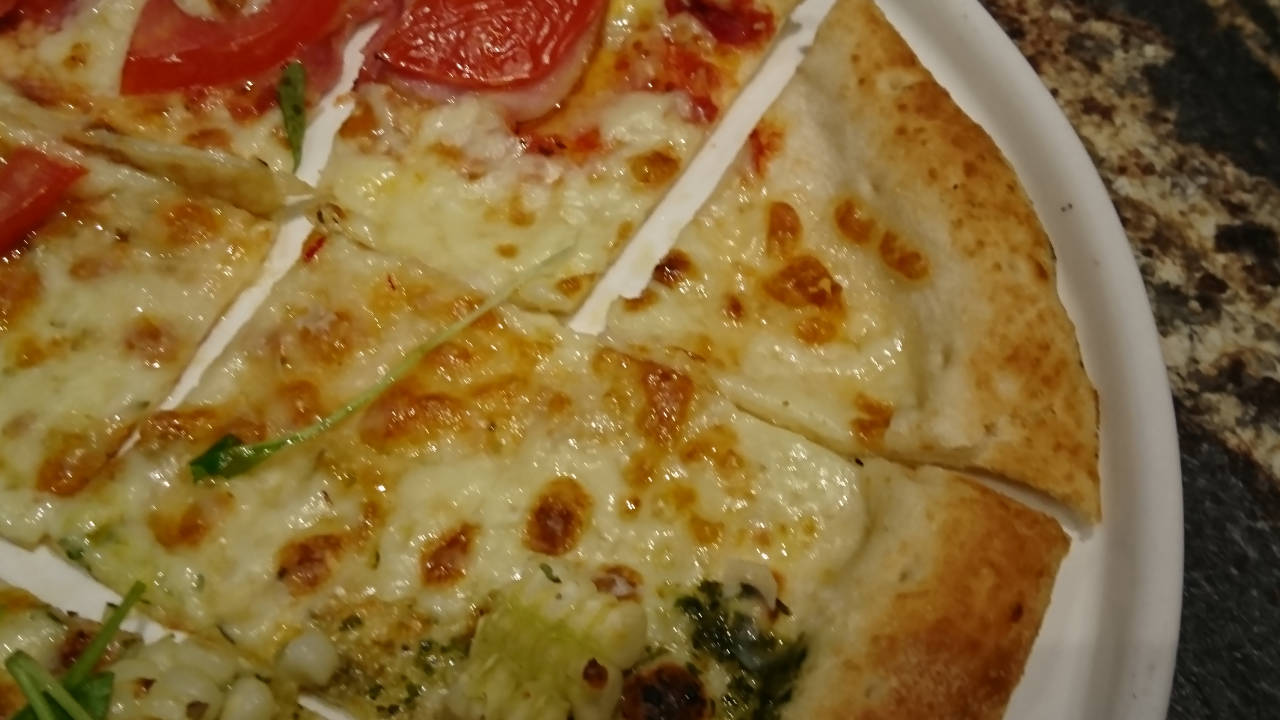
#> input picture pizza_dataset/DSC_1160.JPG, 3840 x 2160 px, found by its file name (shown at 1/3 size); the run also reads 1 picture not shown here
$ python '影像拼接4.py'   (older library calls are emulated)
#> lines starting #> are read from the running program, lines starting #| are printed output that depends on the picture
import cv2
import numpy as np

picture_num=11
picture=np.zeros((picture_num,2160,3840,3),dtype=np.uint8)#62,61,63,60,66,65
picture[0]=cv2.imread('./dataset2/DSC_1160.JPG')#順序:60,67,58,59,68,66,61,62,63,64,65
picture[1]=cv2.imread('./dataset2/DSC_1161.JPG')#反序:68,66,67,58,59,63,60,62,65,64,61
picture[2]=cv2.imread('./dataset2/DSC_1162.JPG')
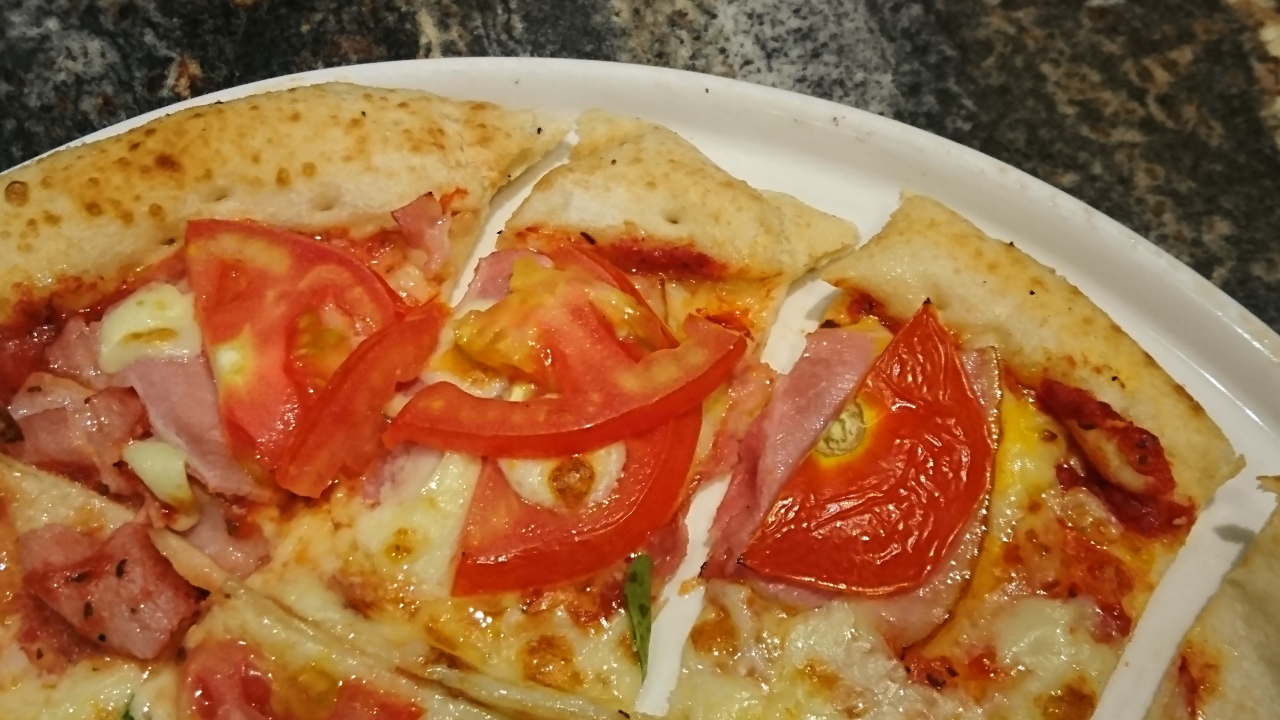
#> input picture pizza_dataset/DSC_1162.JPG, 3840 x 2160 px, found by its file name (shown at 1/3 size)
picture[3]=cv2.imread('./dataset2/DSC_1163.JPG')
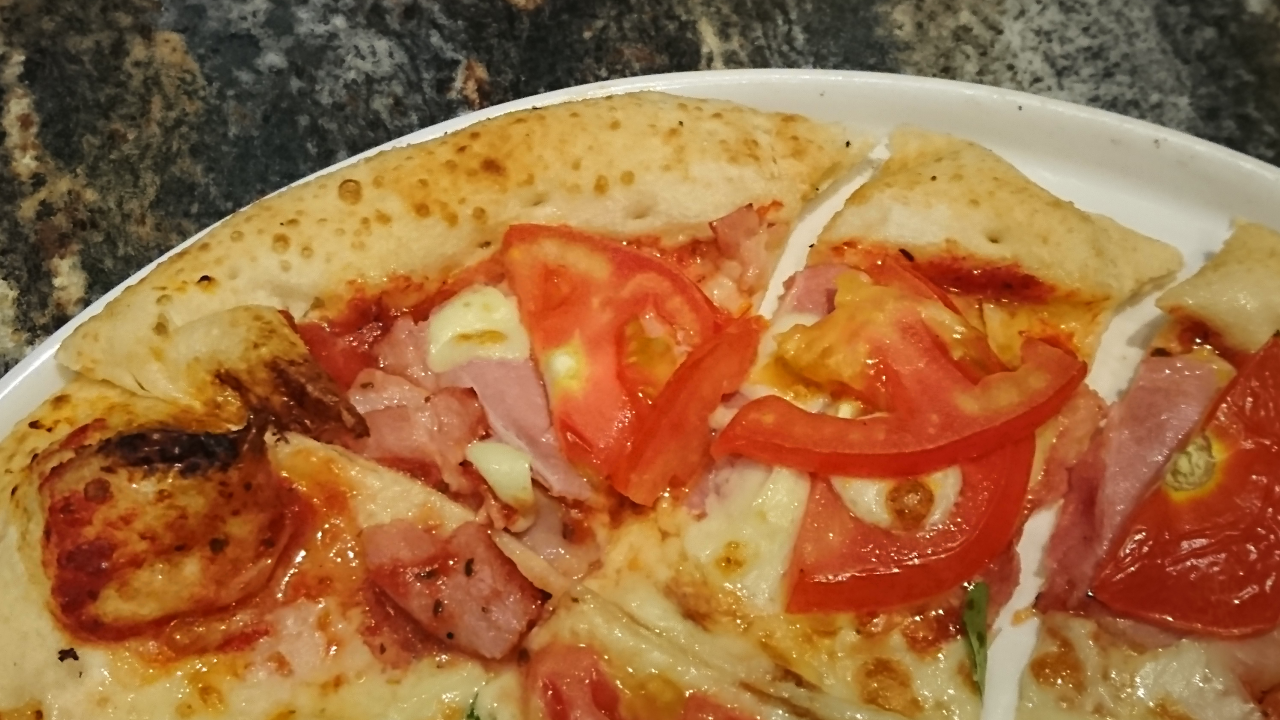
#> input picture pizza_dataset/DSC_1163.JPG, 3840 x 2160 px, found by its file name (shown at 1/3 size)
picture[4]=cv2.imread('./dataset2/DSC_1164.JPG')
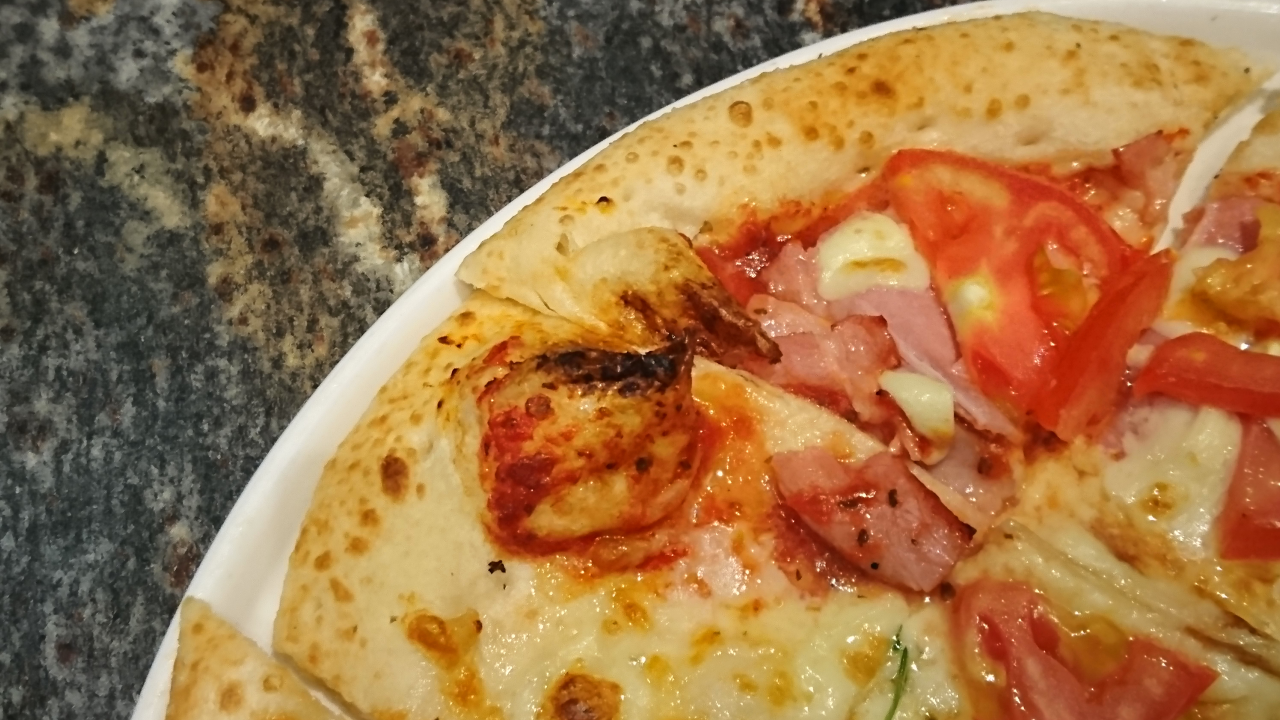
#> input picture pizza_dataset/DSC_1164.JPG, 3840 x 2160 px, found by its file name (shown at 1/3 size)
picture[5]=cv2.imread('./dataset2/DSC_1165.JPG')
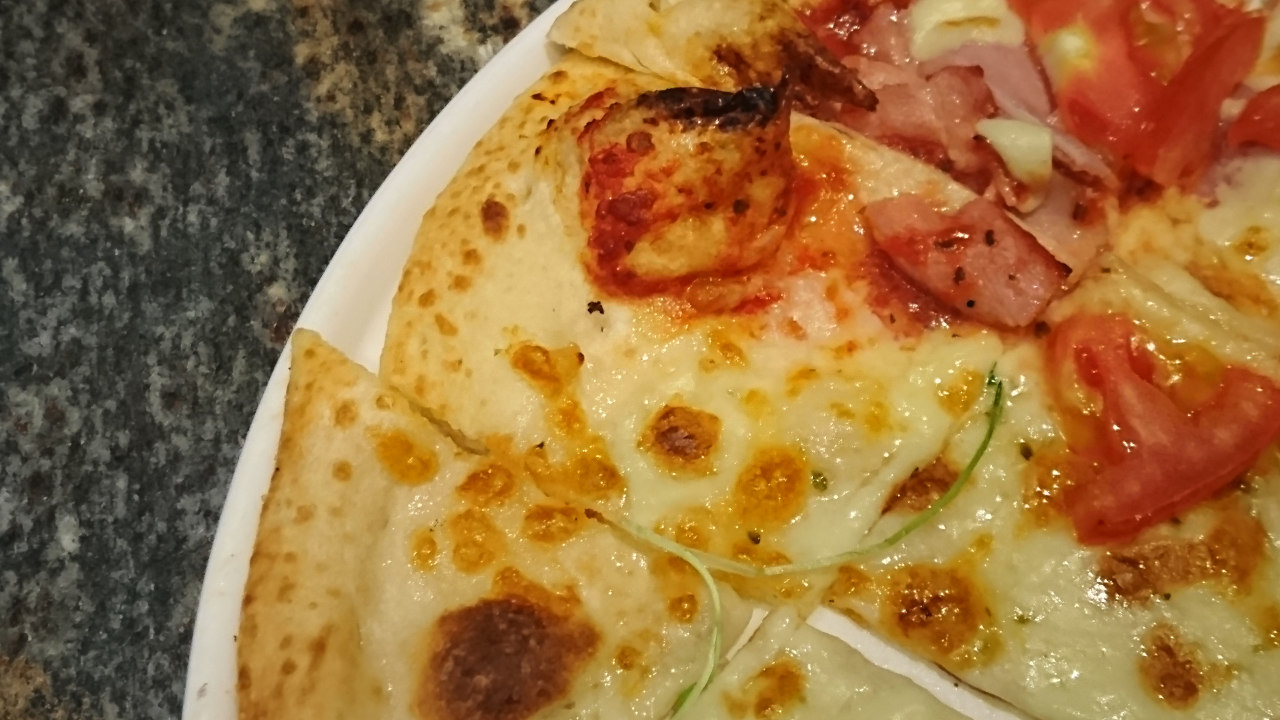
#> input picture pizza_dataset/DSC_1165.JPG, 3840 x 2160 px, found by its file name (shown at 1/3 size)
#> (the run stopped early here; a loop or call above may not have finished)
